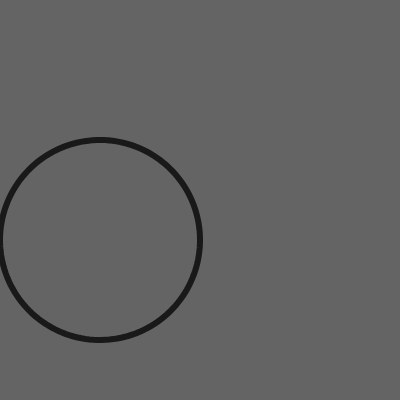
Frame 1 (no input)
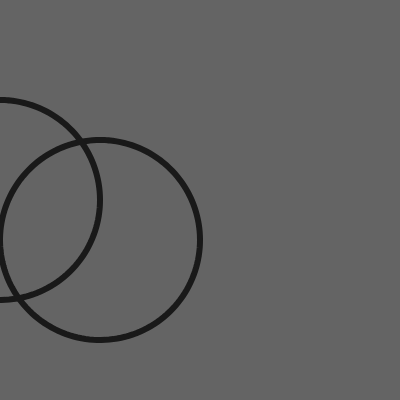
Frame 2 (the mouse pressed at the canvas centre, redrawn once)

The p5.js sketch that drew these frames (run headless with seeded random() and noise() and a simulated clock; the mouse was pressed at the canvas centre and the sketch redrawn once):

// p5.js sketch
// ── sketch.js
var newX, newY;
var flower1;
var flower2;
var sliderD;
var sliderN;
//Added a flower function, moved the declaration of d and n into the constructor of it.
	var flower = function(){
		this.x = 40;
		this.y = 100;
		this.d = 8;
		this.n = 5;
	};
//This changed the x and y to whatever the input is. 
	flower.prototype.move = function(newX,newY){
		this.x = newX;
		this.y = newY;
	};
	//Setting the d and n, because they are sent to draw, and so each flower needs to send it from draw.
	flower.prototype.dn = function(d, n){
		this.d = d;
		this.n = n;
};
//I moved Shiffman's code for creating the flower in here.
flower.prototype.create = function(){

	var k = this.n / this.d;
		push();
		translate(width / 2, height / 2);

		beginShape();
		stroke(25);
		noFill();
		strokeWeight(6);
		for (var a = 0; a < TWO_PI * reduceDenominator(this.n, this.d); a += 0.02) {
			var r = 200 * cos(k * a);
			var x = r * cos(a) + this.x; //I added the plus x and y, so you will be able to move the position of the flowers.
			var y = r * sin(a) + this.y;
			vertex(x, y);
		}
		endShape(CLOSE);
		pop();
		noLoop();
	};

function setup() {
  createCanvas(400, 400);
  sliderD = createSlider(1, 60, 10, 1);
  sliderN = createSlider(1, 20, 10, 1);
  sliderD.input(draw);
  sliderN.input(draw);
  flower1 = new flower(); // Created an instance of the class flower.
  flower2 = new flower();
}

function draw() {
	background(100);
 	var d = sliderD.value(); // Made a local variable of the what the value of the slider is. 
  	var n = sliderN.value(); 
	flower1.dn(d,n); // Sending the slider variables to the flower class.
	flower2.dn(d,n);
	flower1.move(-200,40); //Moving the flower.
	flower2.move(newX,newY); //Moving the flower defined by the x and y coordinates of the mouse pressed.
	flower1.create(); //Creating the flowers.
	flower2.create();
}
function mousePressed(){
	newX = mouseX-500; //Tried to make the flower move to the center of the mouse. I realized that I  need to impliment the
	newY = mouseY-200; //formula that was used to create the flower to find the center of it.
	draw(); //Ran draw, so it updates each time you click on the mouse.
}
function reduceDenominator(numerator, denominator) {
    function rec(a, b) {
        return b ? rec(b, a % b) : a;
    }
    return denominator / rec(numerator, denominator);
}
